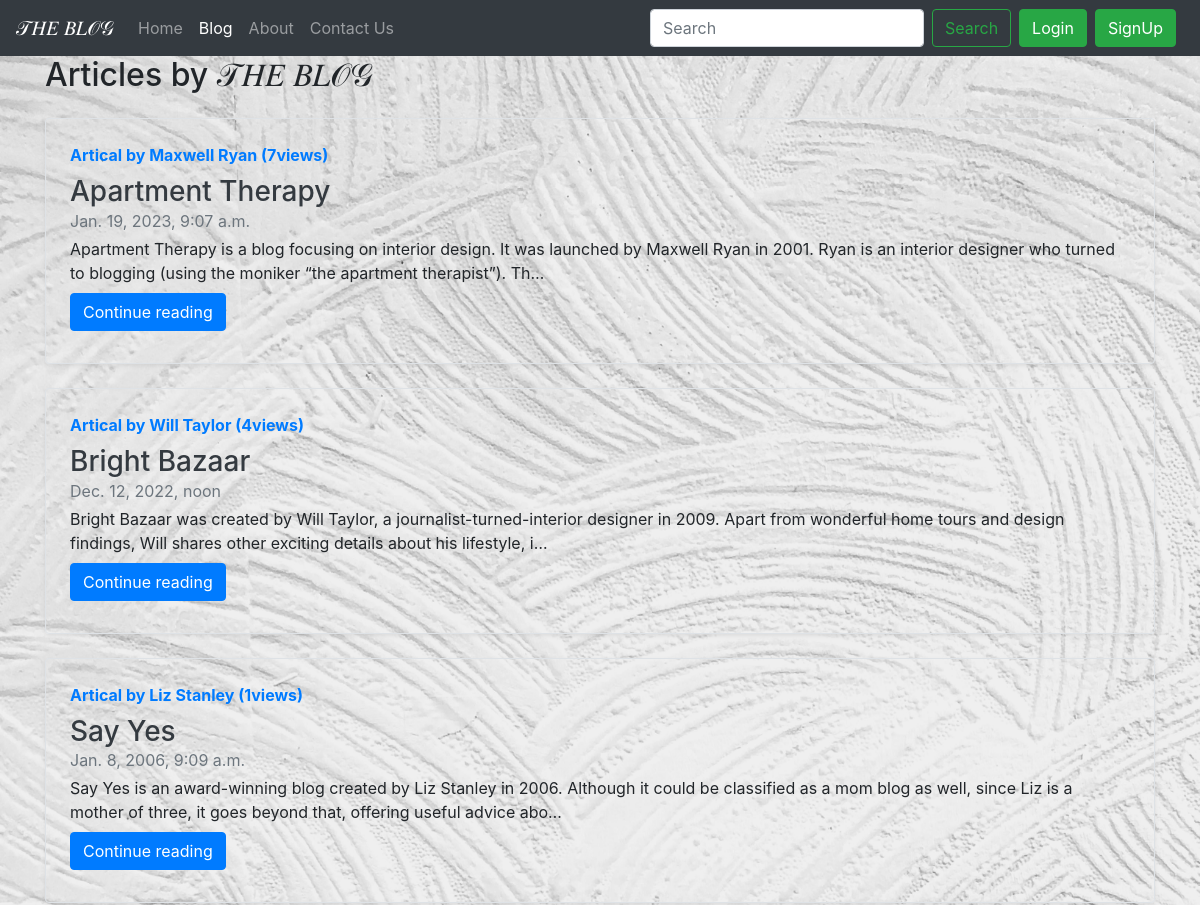
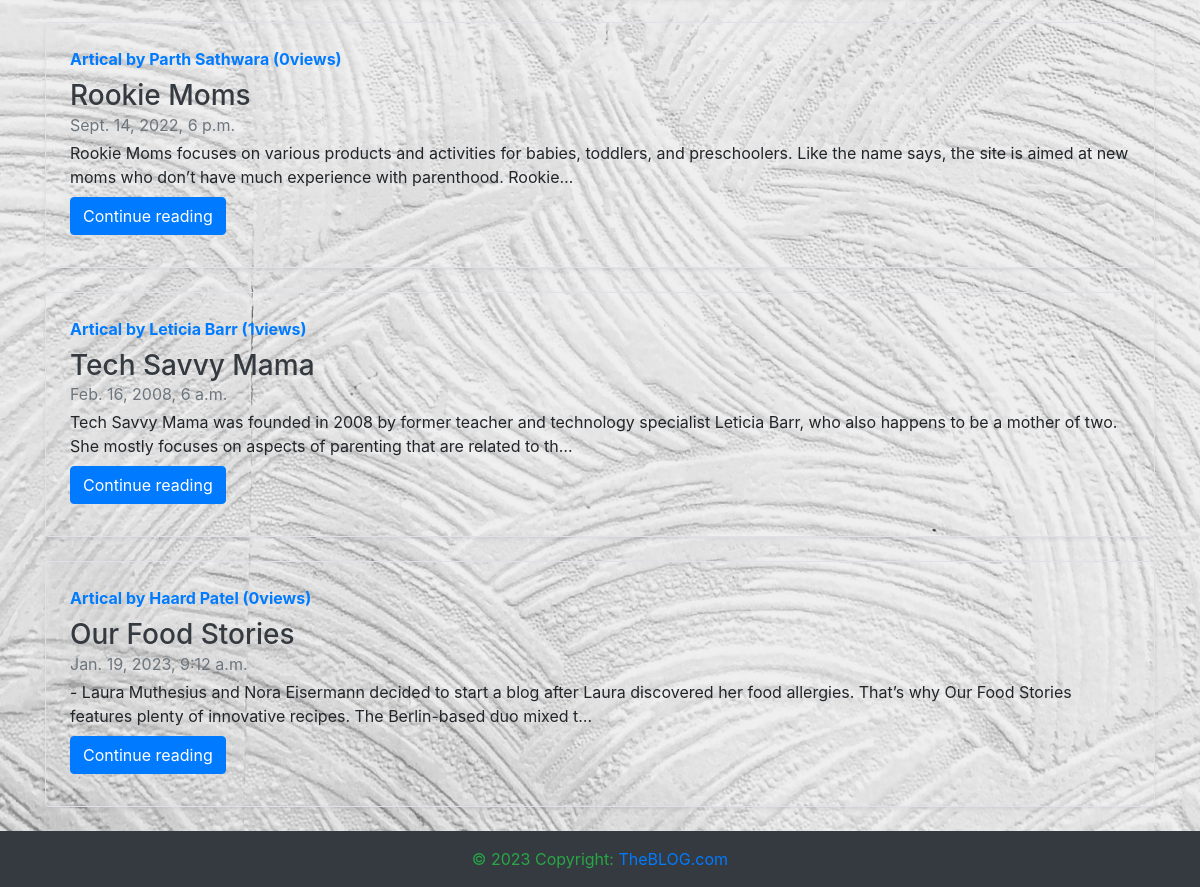
The page /blog/ on the database as committed earlier (2 pictures, top to bottom).
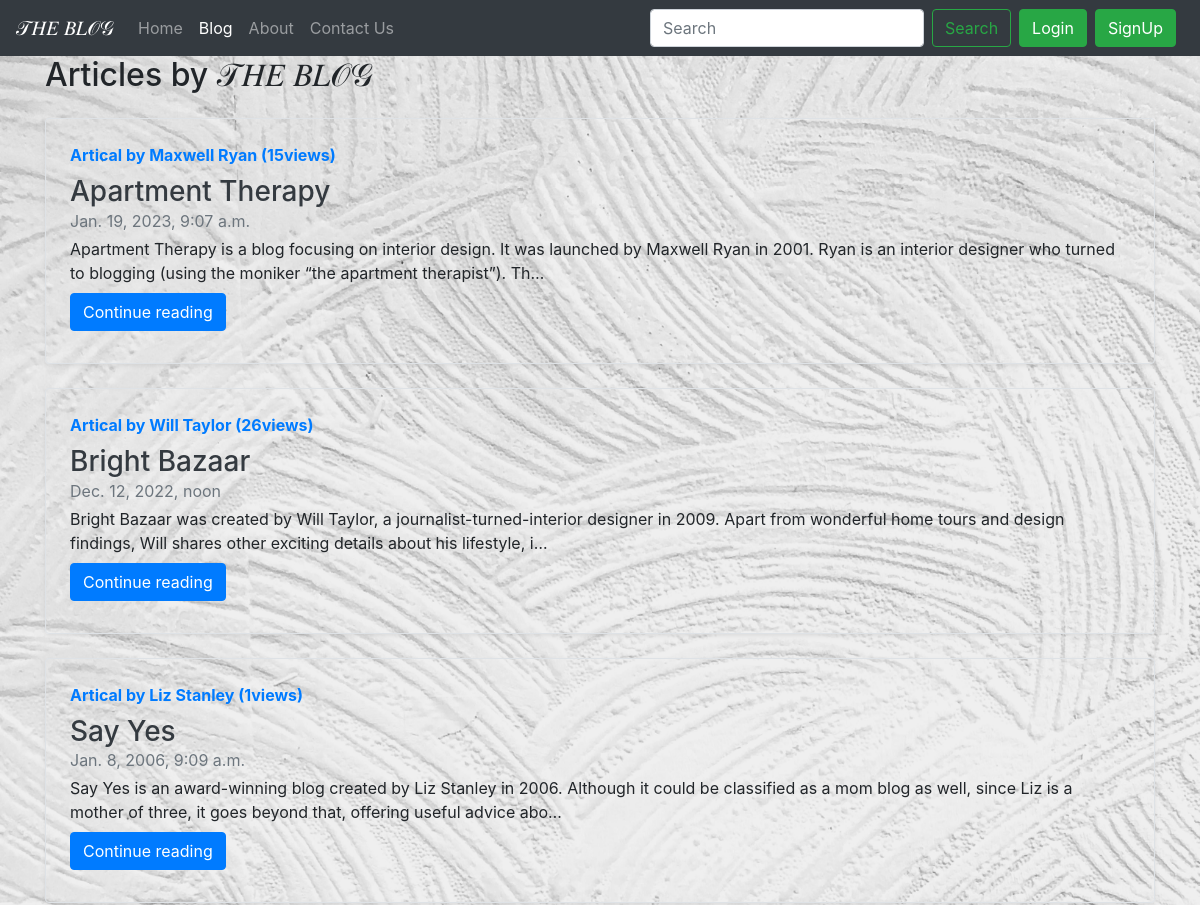
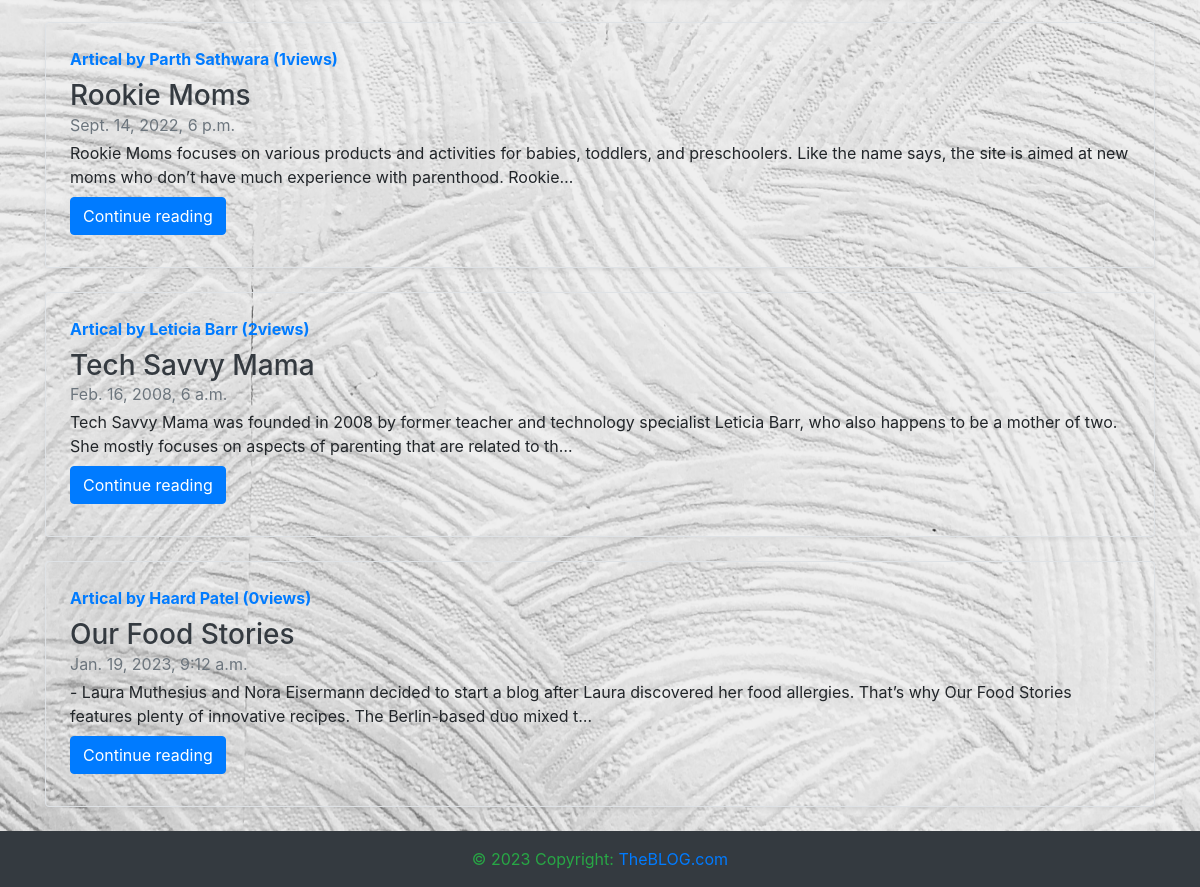
The same page on the database as committed later (2 pictures, top to bottom).
### blogApp/models.py (models this page shows, shortened)
class Post(models.Model):
    sno = models.AutoField(primary_key=True)
    title = models.CharField(max_length=255)
    author = models.CharField(max_length=14)
    views= models.IntegerField(default=0)
    slug = models.CharField(max_length=130)
    timeStamp = models.DateTimeField(blank=True)
    content = models.TextField()

### blogApp/views.py (the view)
# urls.py: path('', views.blogHome, name='blogHome'),
def blogHome(request):
    allPosts = Post.objects.all()
    context = {'allPosts': allPosts}
    return render(request, 'blog/bloghome.html', context)

### templates/blog/bloghome.html (shortened to what this page needs)
{% extends 'base.html' %}
{% block blogactive %} active {% endblock blogactive %}
{% block body %}
<div class="container" >
    <h2>Articles by 𝒯𝐻𝐸 𝐵𝐿𝒪𝒢</h2>
    {% for post in allPosts %}
    <div class="row no-gutters border rounded overflow-hidden flex-md-row mb-4 shadow-sm h-md-250 my-4 position-relative ">
        <div class="col p-4 d-flex flex-column position-static">
            <strong class="d-inline-block mb-2 text-primary">Artical by {{post.author}} ({{post.views}}views)</strong>
            <h3 class="mb-0"> <a class="text-dark" href="/blog/{{post.slug}}"> {{post.title}} </a> </h3>
            <div class="mb-1 text-muted">{{post.timeStamp}}</div>
            <p class="card-text mb-auto"> {{post.content| truncatechars:200}} </p>
            <div class="my-2">
                <a href="/blog/{{post.slug}}" role="button" class="btn btn-primary">Continue reading</a>
            </div>
        </div>
    </div>
    {% endfor %}
</div>
{% endblock body %}

### templates/base.html (shortened to what this page needs)
<!doctype html>
<html lang="en">
<head>
    <link rel="stylesheet" href="https://stackpath.bootstrapcdn.com/bootstrap/4.2.1/css/bootstrap.min.css"
>
</head>
<body>
    <nav class="navbar navbar-expand-lg sticky-top navbar-dark bg-dark">
        <a class="navbar-brand" href="/">𝒯𝐻𝐸 𝐵𝐿𝒪𝒢</a>
        <div class="collapse navbar-collapse" id="navbarSupportedContent">
            <ul class="navbar-nav mr-auto">
                <li class="nav-item {% block homeactive %} {% endblock homeactive %}">
                    <a class="nav-link" href="/">Home <span class="sr-only">(current)</span></a>
                </li>
                <li class="nav-item {% block blogactive %} {% endblock blogactive %}">
                    <a class="nav-link" href="/blog">Blog</a>
                </li>
                <li class="nav-item {% block aboutactive %} {% endblock aboutactive %}">
                    <a class="nav-link" href="/about">About</a>
                </li>
                <li class="nav-item {% block contactactive %} {% endblock contactactive %}">
                    <a class="nav-link" href="/contact">Contact Us</a>
                </li>
            </ul>
            <form method='get' action='/search' class="form-inline my-2 my-lg-0">
                <input class="form-control mr-sm-2" type="search" placeholder="Search" aria-label="Search" name="query"
                    id="query">
                <button class="btn btn-outline-success my-2 my-sm-0" type="submit">Search</button>
            </form>
            {% if user.is_authenticated %}
            <ul class="navbar-nav mr-2">
                <li class="nav-item dropdown">
                    <a class="nav-link dropdown-toggle" href='#' id="navbarDropdown" role="button"
                        data-toggle="dropdown"> Welcome {{request.user}}</a>
                    <div class="dropdown-menu" aria-labelledby="navbarDropdown">
                        <a class="dropdown-item" href="/logout">Logout</a>
                    </div>
                </li>
            </ul>
            {% else %}
            <button type="button" class="btn btn-success mx-2" data-toggle="modal" data-target="#loginModal">
                Login
            </button>
            <button type="button" class="btn btn-success mr-2" data-toggle="modal" data-target="#signupModal">
                SignUp
            </button>
            {% endif %}
        </div>
    </nav>
    <div class="bg-image" style="background-image: url('/static/img/pexels-henry-&-co-1939485.jpg') ;
                                background-size: 100%;
                                background-repeat: no-repeat;
                                background-attachment: fixed;">
        {% block body %} {% endblock body %}
    <footer class="page-footer font-small bg-dark">
        <div class="footer-copyright text-center py-3 text-success">© 2023 Copyright:
            <a href="/"> TheBLOG.com</a>
        </div>
    </footer>
    </div>
</body>
</html>

Rows that differ between the two databases and show on the page:
changed Post "Apartment Therapy": views "7" → "15"
changed Post "Bright Bazaar": views "4" → "26"
changed Post "Rookie Moms": views "0" → "1"
changed Post "Tech Savvy Mama": views "1" → "2"
